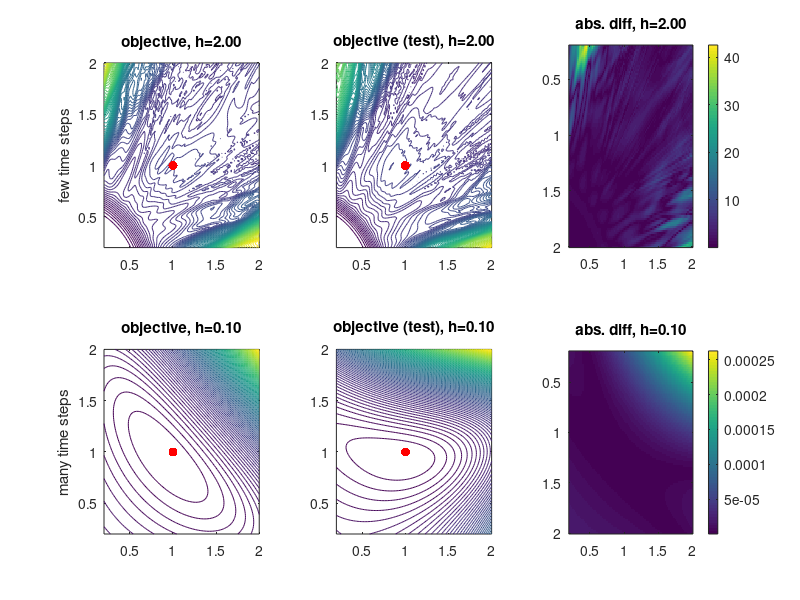

Write the MATLAB code that produced this figure.
%==============================================================================
% This code is part of the course materials for
% Numerical Methods for Deep Learning
% For details and license info see https://github.com/IPAIopen/NumDL-MATLAB
%==============================================================================
%
% demonstrating the importance of stability for a simple ResNet
%

close all; clear all; clc;

model = 'M-matrix';
% activation = @(x) max(x,0);
activation = @(x) tanh(x);

switch model
    case 'M-matrix'
        getK = @(th) -eye(3)*sum(th)-[0 -th(1) -th(2); -th(2) 0 -th(1); -th(1) -th(2) 0];
end

N   = [5 100 200]; % number of time steps for coarse, fine, and true
T   = 10; 
h   = T./N;
nex = 20;
Y0  = .1*randn(3,nex); % training
Y0t = .1*randn(3,nex); % test
nth = 101; % number of cells for objective functions
%% get true labels
K = getK([1;1]);
C = Y0; Ct = Y0t;
for j=1:N(3)
    C  = C  + h(3)*activation(K*C);
    Ct = Ct + h(3)*activation(K*Ct);
end

%% compute misfit with few time steps
th   = linspace(0.2,2,nth);
Phic  = zeros(nth,nth);
Phict = zeros(nth,nth);
for k1=1:nth
    for k2=1:nth
        Cpred = Y0;
        Cpredt = Y0t;
        K = getK([th(k1);th(k2)]);
        for j=1:N(1)
            Cpred  = Cpred + h(1)*activation(K*Cpred);
            Cpredt = Cpredt + h(1)*activation(K*Cpredt);
        end
        Phic(k1,k2)  = 0.5*norm(Cpred-C,'fro')^2;
        Phict(k1,k2) = 0.5*norm(Cpredt-Ct,'fro')^2;
    end
end
%%
figure(1); clf;
subplot(2,3,1);
contour(th,th,Phic,100); 
hold on;
plot(1,1,'.r','MarkerSize',20);
title(sprintf('objective, h=%1.2f',h(1)));
ylabel('few time steps')
subplot(2,3,2);
contour(th,th,Phict,100);
hold on;
plot(1,1,'.r','MarkerSize',20);
title(sprintf('objective (test), h=%1.2f',h(1)));
subplot(2,3,3);
imagesc(th,th,flipud(abs(Phic-Phict)'));
title(sprintf('abs. diff, h=%1.2f',h(1)));
colorbar

%% compute misfit with many time steps
Phif  = zeros(nth,nth);
Phift = zeros(nth,nth);
for k1=1:nth
    for k2=1:nth
        Cpred = Y0;
        Cpredt = Y0t;
        K = getK([th(k1);th(k2)]);
        for j=1:N(2)
            Cpred  = Cpred  + h(2)*activation(K*Cpred);
            Cpredt = Cpredt + h(2)*activation(K*Cpredt);
        end
        Phif(k1,k2)  = 0.5*norm(Cpred-C,'fro')^2;
        Phift(k1,k2) = 0.5*norm(Cpredt-Ct,'fro')^2;
    end
end
%%
subplot(2,3,4);
contour(th,th,Phif,100);
hold on;
plot(1,1,'.r','MarkerSize',20);
title(sprintf('objective, h=%1.2f',h(2)));
ylabel('many time steps')

subplot(2,3,5);
contour(th,th,Phift,100);
hold on;
plot(1,1,'.r','MarkerSize',20);
title(sprintf('objective (test), h=%1.2f',h(2)));
subplot(2,3,6);
imagesc(th,th,flipud(abs(Phif-Phift)'));
title(sprintf('abs. diff, h=%1.2f',h(2)));
colorbar

return
%% for printing figures;
fig = figure(10); clf;
fig.Name = 'Phic';
contour(th,flipud(th),Phic,100,'LineWidth',2); 
hold on;
plot(1,1,'.r','MarkerSize',40);

fig = figure(11); clf;
fig.Name = 'Phict';
contour(th,flipud(th),Phict,100,'LineWidth',2); 
hold on;
plot(1,1,'.r','MarkerSize',40);

fig = figure(12); clf;
fig.Name = 'Phic-Phict';
diffc = abs(Phic-Phict);
imagesc(th,th,(diffc'));
axis xy
cb = colorbar
cb.Ticks = [min(diffc(:)) max(diffc(:))];
axis square
cb.Position =[0.8405 0.1095 0.02 0.7155]

fig = figure(13); clf;
fig.Name = 'Phif';
contour(th,flipud(th),Phif,100,'LineWidth',2); 
hold on;
plot(1,1,'.r','MarkerSize',40);

fig = figure(14); clf;
fig.Name = 'Phift';
contour(th,flipud(th),Phift,100,'LineWidth',2); 
hold on;
plot(1,1,'.r','MarkerSize',40);

fig = figure(15); clf;
fig.Name = 'Phif-Phift';
difff = abs(Phif-Phift);
imagesc(th,th,difff');
axis xy
cb = colorbar
cb.Ticks   = [min(difff(:)) max(difff(:))];
axis square
cb.Position =[0.8405 0.1095 0.02 0.7155]
%%
for k=10:15
    fig = figure(k);
    set(gca,'FontSize',30);
    axis square
    set(gca,'XTick',[min(th) max(th)],'YTick',[ min(th) max(th)])
    printFigure(gcf,[fig.Name '.png'],'printOpts','-dpng','printFormat','.png');
end

